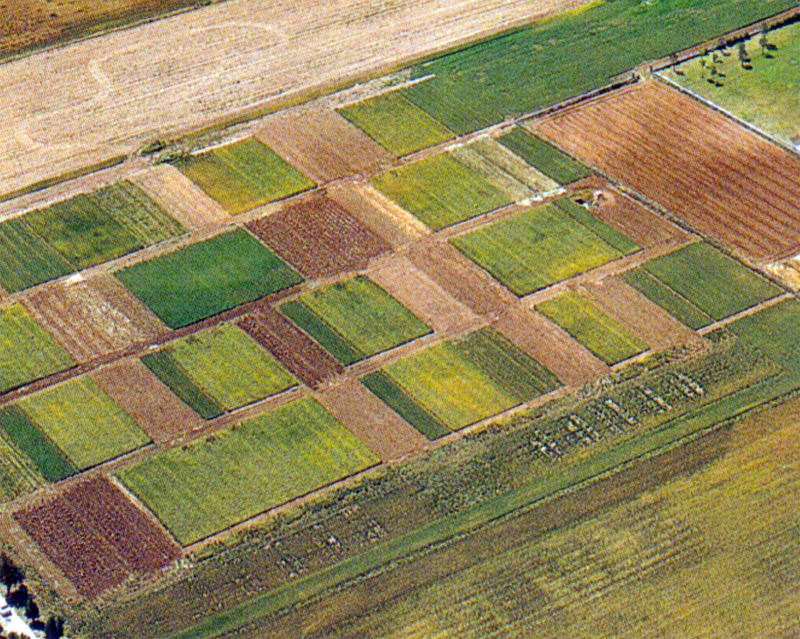
#> input picture Imagen.jpeg, 1600 x 1278 px (shown at 1/2 size)
$ python codigo.py
#> lines starting #> are read from the running program, lines starting #| are printed output that depends on the picture; after the words box and inside, x2 and y2 are one past the last pixel; in counts of white or black regions, pixels touching at a corner belong together
import numpy as np                                                                      # Se importan las librerias necesarias
import cv2
import keyboard
import imutils
import time

global k                                                                                # Se definen las variables globaes necesarias
k = 8                                                                                   # Numero de centroides para K-means
global name
global width
global height

def main():                                                                             # Definicion de la rutina principal
    global name
    global width
    global height
    name = input('Ingrese el nombre de la imagen a analizar')                           # Se pide al usuario un nombre de archivo
#> the answer given: Imagen.jpeg
    #name = "Imagen.jpeg"

    img = cv2.imread(name,cv2.IMREAD_COLOR)                                             # Se abre el archivo seleccionado
#> img is the input picture: shape (1278, 1600, 3); mean B, G, R 88.8, 132.4, 145.1

    width = img.shape[1]                                                                # Se obtienen las dimensiones de la imagen
#> width = 1600
    height = img.shape[0]
#> height = 1278

    img = cv2.resize(img,(int(width/2),int(height/2)),interpolation = cv2.INTER_CUBIC)  # Se reduce el tamaño de la imagen a la mitad
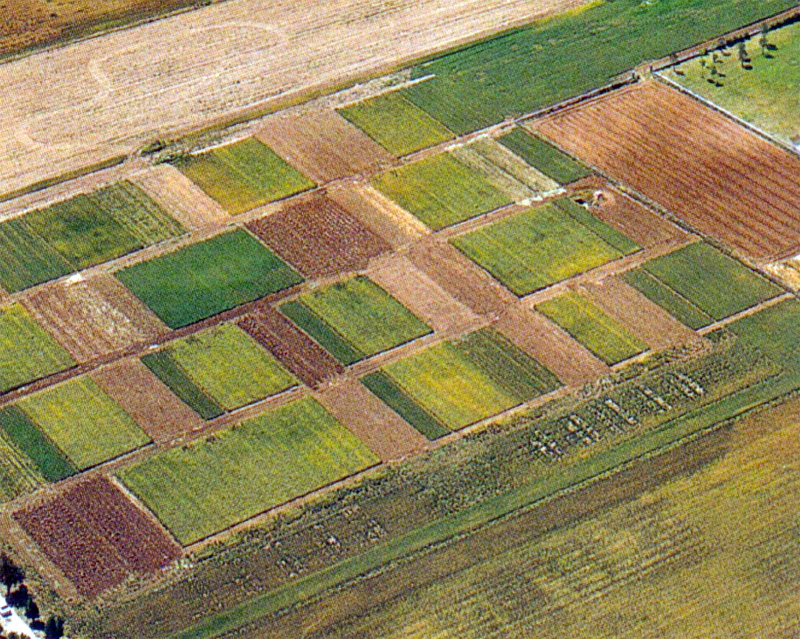
#> img: shape (639, 800, 3); mean B, G, R 88.8, 132.4, 145.1
    original = img                                                                      # Se guarda una copia del original de la imagen
    cv2.imshow('Imagen Original',img)                                                   # Se muestra el original de la imagen

    img = cv2.bilateralFilter(img,9,150,150)                                            # Se aplica un filtro bilateral para deducir ruido y conservar bordes
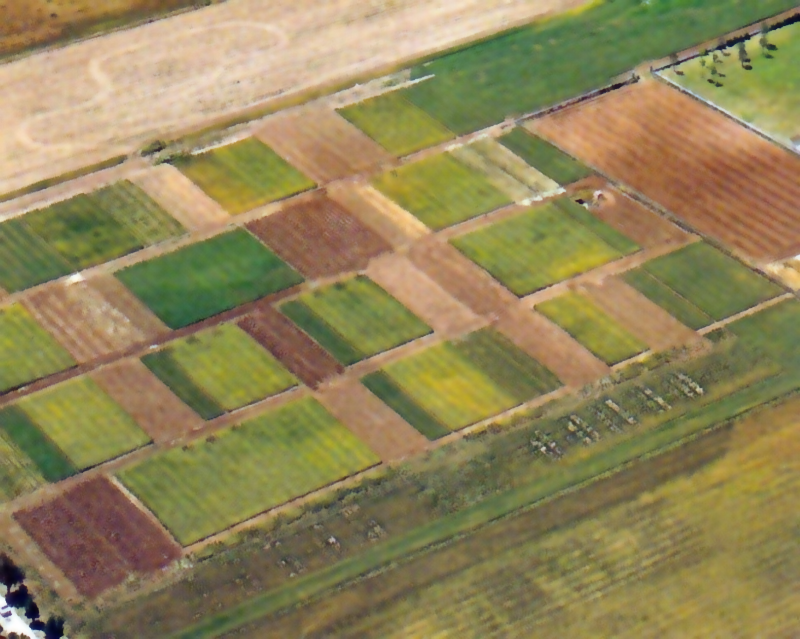
#> img: shape (639, 800, 3); mean B, G, R 88.8, 132.5, 145.3
    #cv2.imshow('Imagen filtro 3',img)

    bordes = cv2.Canny(img,50,200,3, L2gradient=True)                                   # Se detectan los bordes de la imagen
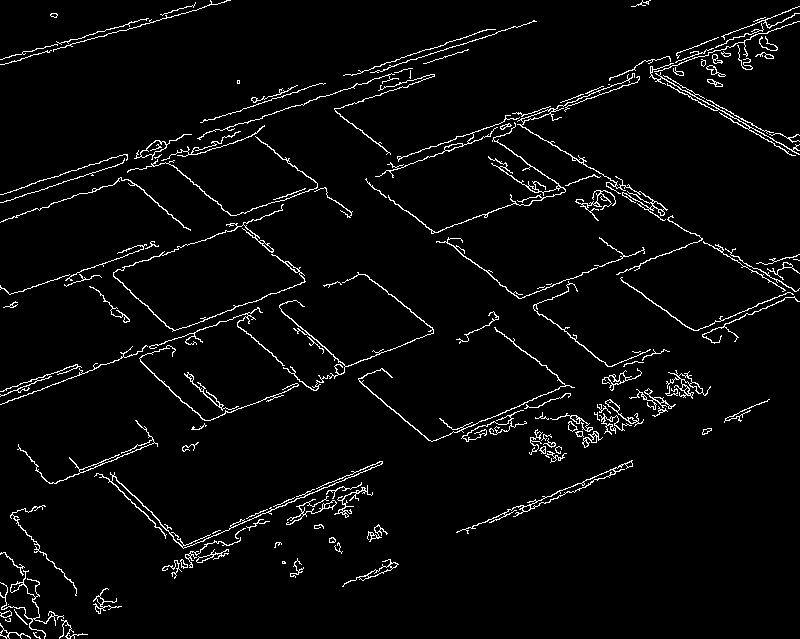
#> bordes: shape (639, 800); 3.7% white in thin lines or dots
    cv2.imshow('Deteccion de Bordes',bordes)                                            # Se muestran los bordes detectados

    DeteccionParcelas(bordes, original)                                                 # Se aplica la transformada de Hough para la deteccion de los bordes de las parcelas
    cv2.waitKey(0)

    cv2.destroyAllWindows()

def DeteccionParcelas(bordes, original):                                                # Funcion principal de deteccion de parcelas por medio de la transformada de Hough

    lines = cv2.HoughLinesP(bordes, 1, np.pi/180,50,minLineLength=50,maxLineGap=5)      # Transformada de Hough
#> lines = 67 rows, first 6: [436, 440, 567, 385], [390, 171, 490, 135], [397, 158, 504, 121], [230, 525, 380, 461], [520, 119, 589, 95], [235, 215, 317, 187]
    for line in lines:
        for x1, y1, x2, y2 in line:
            cv2.line(original, (x1, y1), (x2, y2), (20, 220, 20), 3)                    # Se dibujan los limites detectados en cada parcela
#> this loop made 67 passes
#> line on passes 1 to 12: [[436, 440, 567, 385]], [[390, 171, 490, 135]], [[397, 158, 504, 121]], [[230, 525, 380, 461]], [[520, 119, 589, 95]], [[235, 215, 317, 187]], [[367, 182, 434, 232]], [[308, 101, 410, 68]], [[702, 334, 789, 297]], [[17, 292, 69, 274]], [[2, 403, 96, 368]], [[372, 72, 475, 39]]
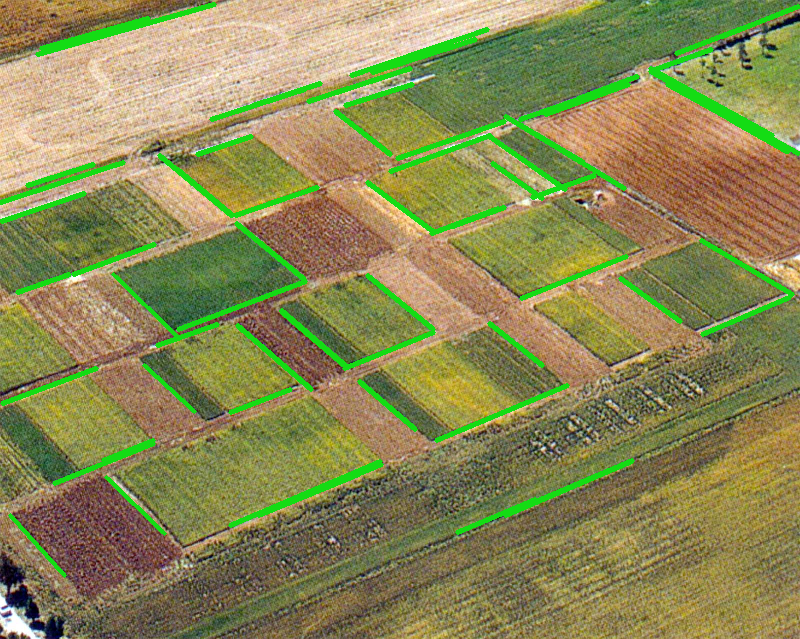
#> original: shape (639, 800, 3); 5.57% of pixels changed, all inside (x1, y1, x2, y2) = (0, 2, 800, 578)

    cv2.imshow('Parcelas Detectadas',original)                                          # Se muestra el resultado final

main()
